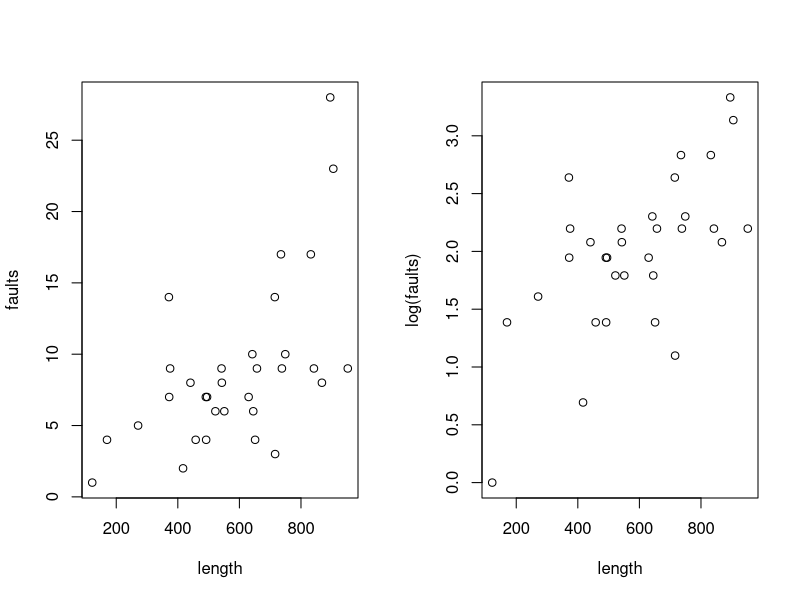
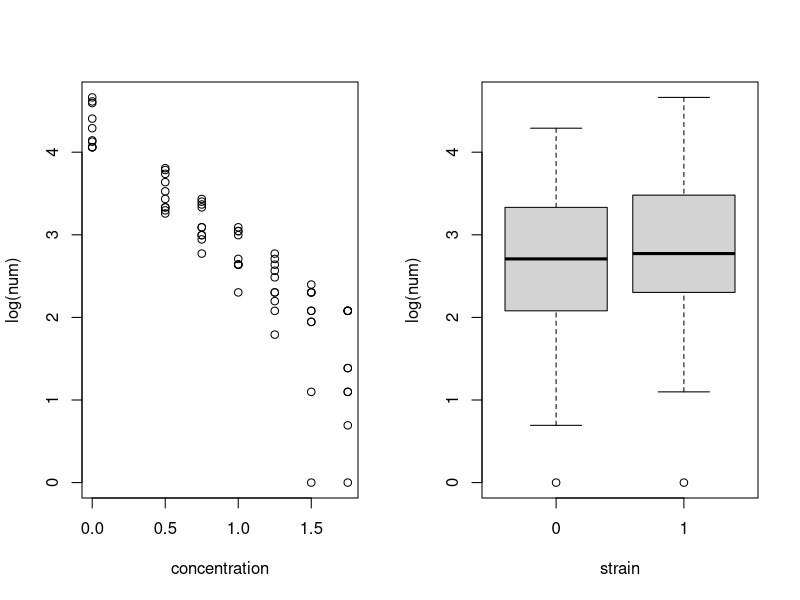
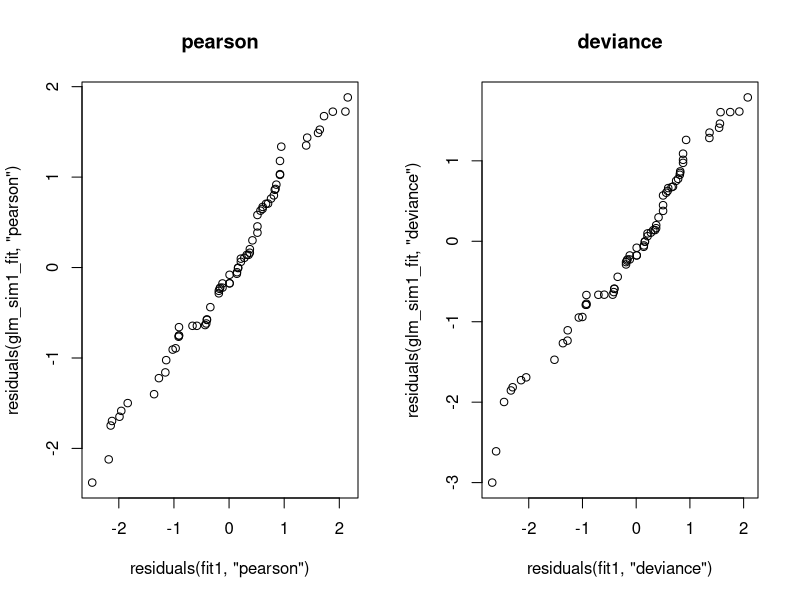
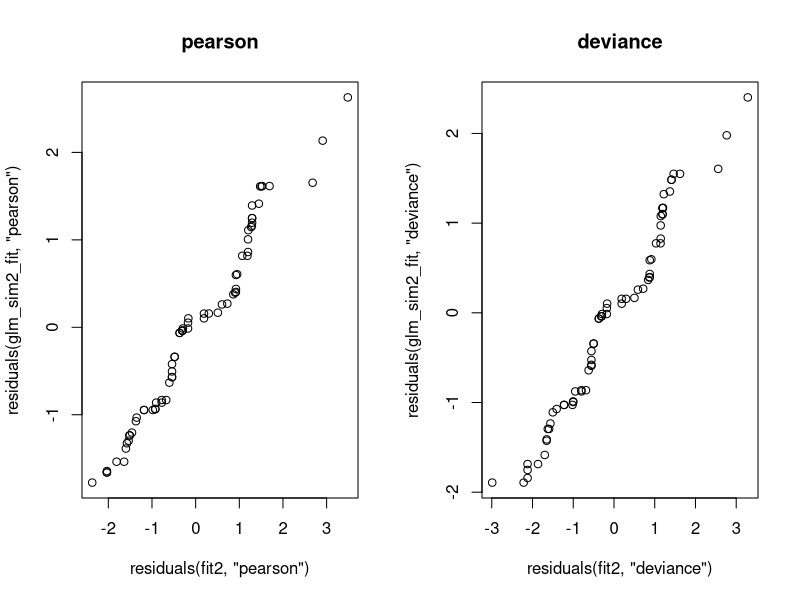
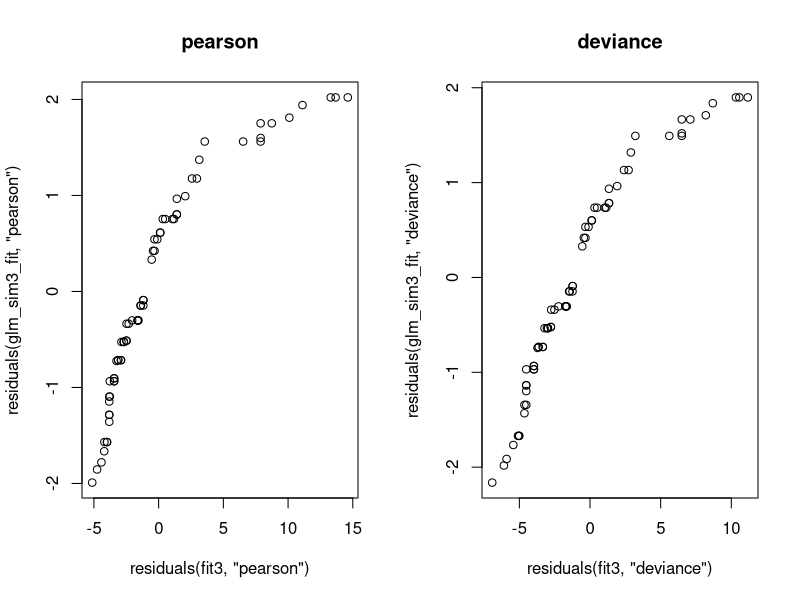
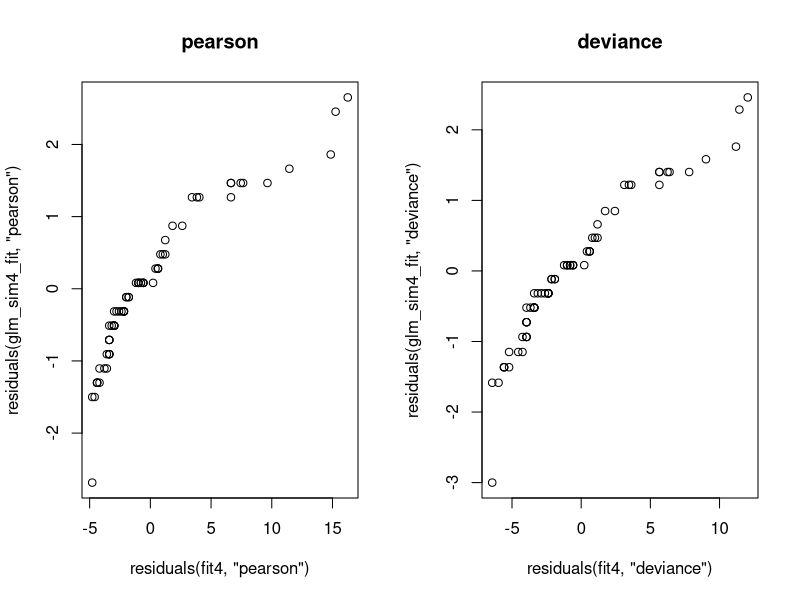
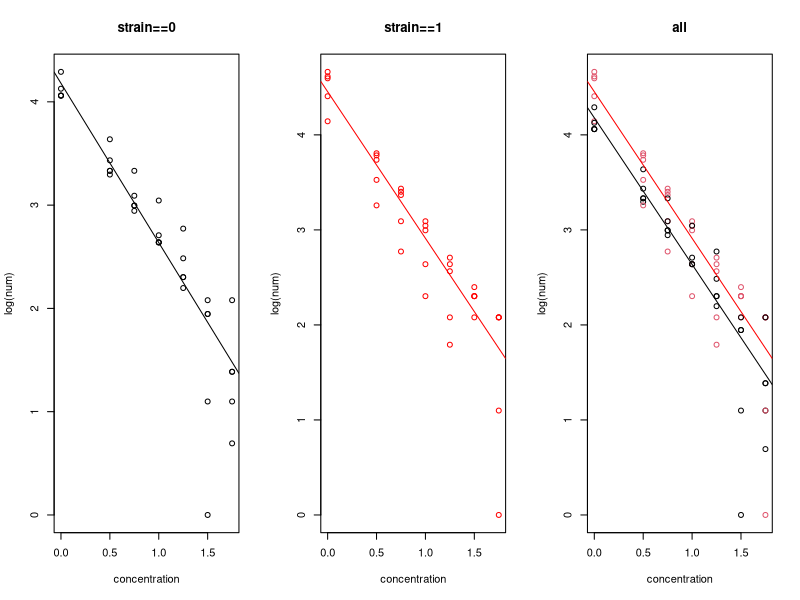

These charts were generated, in order, by the following R code:
## ---- chunk 1
fabric = read.table("fabric.txt", header=TRUE)

par(mfrow=c(1,2))
plot(faults~length, data=fabric)
plot(log(faults)~length, data=fabric)

util1 <- function(x_eval_pt, fitted_beta, fitted_info){
    eval_exp = c(1, x_eval_pt)
    pt_est = t(eval_exp) %*% fitted_beta
    interval_length = qnorm(0.975) * sqrt(t(eval_exp) %*% fitted_info %*% eval_exp)
    lw_est = pt_est - interval_length
    up_est = pt_est + interval_length
    return(data.frame(pt=pt_est, lw=lw_est, up=up_est))
}
## ---- chunk 2
#likelihood approach
glm_fit = glm(faults~length, data=fabric, family="poisson")
summary(glm_fit)

util1(500, coef(glm_fit), vcov(glm_fit))
util1(995, coef(glm_fit), vcov(glm_fit))
## ---- chunk 3
#quasi-likelihood approach
qglm_fit = glm(faults~length, data=fabric, family="quasipoisson")
summary(qglm_fit)

util1(500, coef(qglm_fit), vcov(qglm_fit))
util1(995, coef(qglm_fit), vcov(qglm_fit))
## ---- chunk 4
cerio = read.table("ceriodaphnia.txt")
colnames(cerio) <- c("num", "concentration", "strain")
head(cerio)
cerio$strain <- factor(cerio$strain)

par(mfrow=c(1,2))
plot(log(num) ~ concentration, data=cerio)
plot(log(num) ~ strain, data=cerio)
## ---- chunk 5
#residual deviance: deviance for the model having only the intercept term
#GOF: H0: smaller, H1: full (less D == good fit)

fit1 <- glm(num ~ concentration + strain, data=cerio, family="poisson")
summary(fit1)
fit1_dev = fit1$deviance
(1 - pchisq(fit1$deviance, fit1$df.residual)) #good with sig.level 0.05
AIC(fit1) #415.9508
BIC(fit1) #422.6963

fit2 <- glm(num ~ concentration, data=cerio, family="poisson")
summary(fit2)
fit2_dev = fit2$deviance
(1 - pchisq(fit2$deviance, fit2$df.residual)) #bad
AIC(fit2) #446.5694
BIC(fit2) #451.0664

fit3 <- glm(num ~ strain, data=cerio, family="poisson")
summary(fit3)
fit3_dev = fit3$deviance
(1 - pchisq(fit3$deviance, fit3$df.residual)) #bad
AIC(fit3) #1654.337
BIC(fit3) #1658.834

fit4 <- glm(num ~ 1, data=cerio, family="poisson")
summary(fit4)
fit4_dev = fit4$deviance
(1 - pchisq(fit4$deviance, fit4$df.residual)) #bad
AIC(fit4) #1684.955
BIC(fit4) #1678.204
## ---- chunk 6
set.seed(20221024)

#simulate models - fit1
sim1_data = rep(0, length(cerio$num))
for(i in 1:length(cerio$num)){
    nu = 0
    if(cerio$strain[i]==0){
        nu = t(fit1$coefficients) %*% c(1, cerio$concentration[i], 0)
    } else {
        nu = t(fit1$coefficients) %*% c(1, cerio$concentration[i], 1)
    }
    mu = exp(nu)
    sim1_data[i] = rpois(1, mu)
}
glm_sim1_fit = glm(sim1_data~cerio$concentration + cerio$strain, family="poisson")
par(mfrow=c(1,2))
qqplot(residuals(fit1, "pearson"), residuals(glm_sim1_fit, "pearson"), main="pearson")
qqplot(residuals(fit1, "deviance"), residuals(glm_sim1_fit, "deviance"), main="deviance")
## ---- chunk 7
#simulate models - fit2
sim2_data = rep(0, length(cerio$num))
for(i in 1:length(cerio$num)){
    nu = t(fit2$coefficients) %*% c(1, cerio$concentration[i])
    mu = exp(nu)
    sim2_data[i] = rpois(1, mu)
}
glm_sim2_fit = glm(sim2_data~cerio$concentration, family="poisson")
par(mfrow=c(1,2))
qqplot(residuals(fit2, "pearson"), residuals(glm_sim2_fit, "pearson"), main="pearson")
qqplot(residuals(fit2, "deviance"), residuals(glm_sim2_fit, "deviance"), main="deviance")
## ---- chunk 8
#simulate models - fit3
sim3_data = rep(0, length(cerio$num))
for(i in 1:length(cerio$num)){
    nu = 0
    if(cerio$strain[i]==0){
        nu = t(fit3$coefficients) %*% c(1, 0)
    } else {
        nu = t(fit3$coefficients) %*% c(1, 1)
    }
    mu = exp(nu)
    sim3_data[i] = rpois(1, mu)
}
glm_sim3_fit = glm(sim3_data~cerio$strain, family="poisson")
par(mfrow=c(1,2))
qqplot(residuals(fit3, "pearson"), residuals(glm_sim3_fit, "pearson"), main="pearson")
qqplot(residuals(fit3, "deviance"), residuals(glm_sim3_fit, "deviance"), main="deviance")
## ---- chunk 9
#simulate models - fit4
sim4_data = rep(0, length(cerio$num))
for(i in 1:length(cerio$num)){
    nu = fit4$coefficients
    mu = exp(nu)
    sim4_data[i] = rpois(1, mu)
}
glm_sim4_fit = glm(sim4_data~1, family="poisson")
par(mfrow=c(1,2))
qqplot(residuals(fit4, "pearson"), residuals(glm_sim4_fit, "pearson"), main="pearson")
qqplot(residuals(fit4, "deviance"), residuals(glm_sim4_fit, "deviance"), main="deviance")
## ---- chunk 10
# model selection
# H0: smaller, H1: larger
# chi2 statistic = D(H0)- D(H1)
(dev21 = fit2_dev - fit1_dev)
(df21 = fit2$df.residual - fit1$df.residual)
(1 - pchisq(dev21, df21)) #near 0. reject H0. The larger one is better.

(dev31 = fit3_dev - fit1_dev)
(df31 = fit3$df.residual - fit1$df.residual)
(1 - pchisq(dev31, df31)) #0. reject H0. The larger one is better.

(dev42 = fit4_dev - fit2_dev)
(df42 = fit4$df.residual - fit2$df.residual)
(1 - pchisq(dev42, df42)) #0. reject H0. the larger one is better

(dev43 = fit4_dev - fit3_dev)
(df43 = fit4$df.residual - fit3$df.residual)
(1 - pchisq(dev43, df43)) #near 0. reject H0. the larger one is better

(dev41 = fit4_dev - fit1_dev)
(df41 = fit4$df.residual - fit1$df.residual)
(1 - pchisq(dev41, df41)) #0. reject H0. the larger one is better

## ---- chunk 11
#choose fit1!
par(mfrow=c(1,3))
plot(log(num) ~ concentration, data=cerio[cerio["strain"]==0,], main="strain==0")
abline(fit1$coefficients[1], fit1$coefficients[2])
plot(log(num) ~ concentration, data=cerio[cerio["strain"]==1,], col="red", main="strain==1")
abline(fit1$coefficients[1]+fit1$coefficients[3], fit1$coefficients[2], col="red")

plot(log(num) ~ concentration, col=strain, data=cerio, main="all")
abline(fit1$coefficients[1], fit1$coefficients[2])
abline(fit1$coefficients[1]+fit1$coefficients[3], fit1$coefficients[2], col="red")
